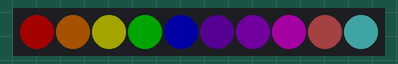
This sketch was run on a simulated Arduino Uno, built with avr-gcc and run on an emulated ATmega328P. Shown: 10 RGB LEDs in strip order, left to right. Dim RGB values are drawn brighter than linear.

Above: at 0.05 s.
At 2.27 s:
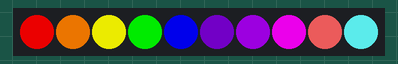

Measured:
- by itself, everything shown: repeats every 3.6 s, in 36 steps

The sketch:

challenege_led_04.ino
```cpp
/*
AUFGABE 4: Regenbogen - Pulsierende Helligkeit

Erstelle einen pulsierenden Regenbogen:
- Zeige alle Regenbogenfarben auf dem LED-Streifen
- Die Helligkeit soll langsam hoch und runter gehen
- Wie ein "atmender" Regenbogen

Tipp: Du musst die RGB-Werte mit einem Faktor multiplizieren
der zwischen 0.1 und 1.0 wechselt
*/

#include <Adafruit_NeoPixel.h>

const int ledPin = 6;
const int anzahlLeds = 10;

Adafruit_NeoPixel leds(anzahlLeds, ledPin, NEO_GRB + NEO_KHZ800);

struct Farbe {
    uint8_t rot;
    uint8_t gruen;
    uint8_t blau;
};

const Farbe regenbogen[anzahlLeds] = {
    {255, 0, 0},    // Rot
    {255, 127, 0},  // Orange
    {255, 255, 0},  // Gelb
    {0, 255, 0},    // Gruen
    {0, 0, 255},    // Blau
    {75, 0, 130},   // Indigo
    {148, 0, 211},  // Violett
    {255, 0, 255},  // Magenta
    {255, 100, 100},
    {100, 255, 255}
};

float helligkeit = 0.1;
float richtung = 0.05;

void setup() {
    leds.begin();
    leds.clear();
    leds.show();
}

void loop() {
    helligkeit += richtung;

    if (helligkeit >= 1.0) {
        helligkeit = 1.0;
        richtung = -0.05;
    } else if (helligkeit <= 0.1) {
        helligkeit = 0.1;
        richtung = 0.05;
    }

    for (int position = 0; position < anzahlLeds; position++) {
        uint8_t rot = regenbogen[position].rot * helligkeit;
        uint8_t gruen = regenbogen[position].gruen * helligkeit;
        uint8_t blau = regenbogen[position].blau * helligkeit;
        leds.setPixelColor(position, leds.Color(rot, gruen, blau));
    }

    leds.show();
    delay(100);
}
```
